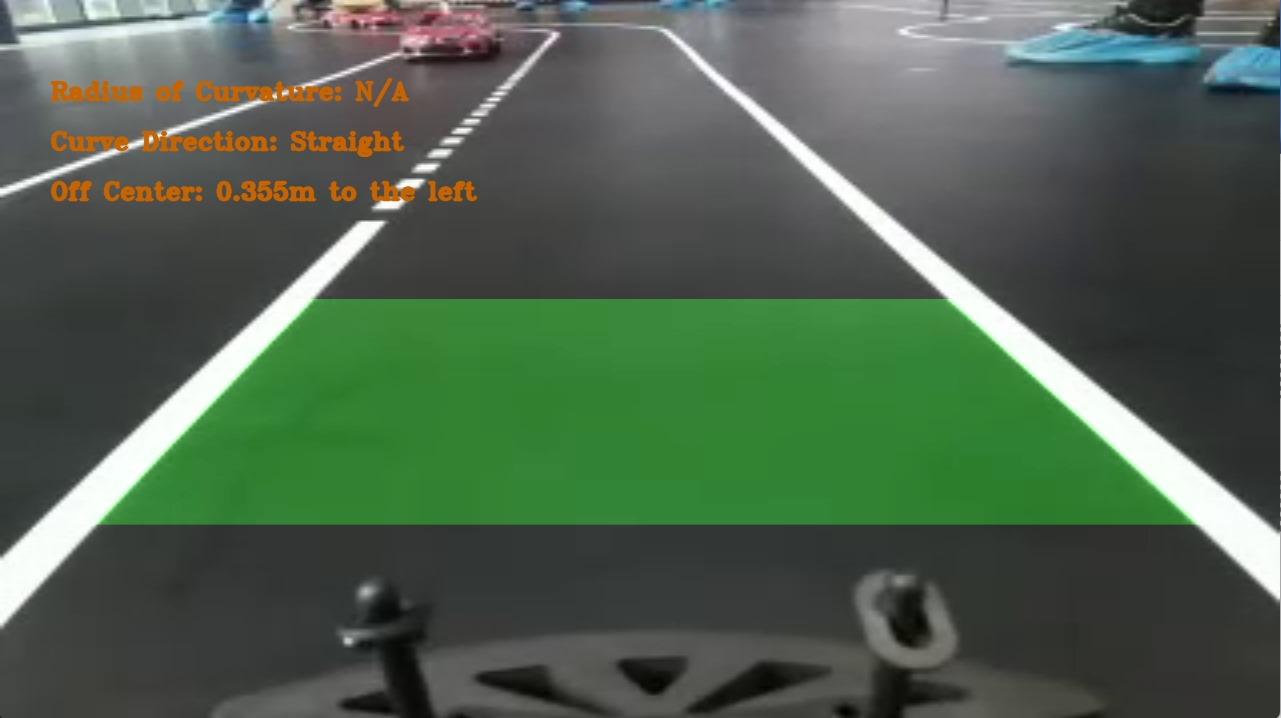
#> input picture resources/line_assist_test/both_lines_visible.jpg, 1281 x 718 px, given in place of test3.avi, which was not available
$ python laneDetection.py
#> lines starting #> are read from the running program, lines starting #| are printed output that depends on the picture; after the words box and inside, x2 and y2 are one past the last pixel; in counts of white or black regions, pixels touching at a corner belong together; pictures that were not available may be replaced by others from this repository, and a replacement may not be noted
################################################################################
######## LANE DETECTION PROJECT ################################################
################################################################################
# BY:           CAN OZCIVELEK
# DATE:         DECEMBER 2018
#
# DESCRIPTION:  THIS  PROJECT WAS CREATED  TO DEMONSTRATE HOW  A  LANE DETECTION
#               SYSTEM WORKS  ON CARS EQUIPPED WITH A FRONT  FACING CAMERA. WITH
#               THE HELP OF OPENCV LIBRARIES IT IS POSSIBLE TO DESIGN ALGORITHMS
#               THAT CAN  IDENTIFY LANE LINES, AND PREDICT STEERING ANGLES, ALSO
#               WARN  DRIVERS  IF THE CAR IS  DRIFTING  AWAY FROM  CURRENT LANE.
################################################################################
import base64

# IMPORT NECESSARY LIBRARIES
import cv2 as cv
import numpy as np
import os
from scipy import optimize
from matplotlib import pyplot as plt, cm, colors

# Defining variables to hold meter-to-pixel conversion
ym_per_pix = 0.8 / 360
# Standard lane width is 0.35 meters divided by lane width in pixels which is
# calculated to be approximately 360 pixels not to be confused with frame height
xm_per_pix = 0.35 / 360
wheel_position = 0

# Get path to the current working directory
CWD_PATH = os.getcwd()


################################################################################
######## START - FUNCTIONS TO PERFORM IMAGE PROCESSING #########################
################################################################################

################################################################################
#### START - FUNCTION TO READ AN INPUT IMAGE ###################################
def readVideo():
    # Read input video from current working directory
    inpImage = cv.VideoCapture(os.path.join(CWD_PATH, 'resources/curba+semne/test3.avi'))

    return inpImage


#### END - FUNCTION TO READ AN INPUT IMAGE #####################################
################################################################################


################################################################################
#### START - FUNCTION TO PROCESS IMAGE #########################################
def processImage(inpImage):
    # Apply HLS color filtering to filter out white lane lines
    hls = cv.cvtColor(inpImage, cv.COLOR_BGR2HLS)
    lower_white = np.array([0, 160, 10])
    upper_white = np.array([255, 255, 255])
    mask = cv.inRange(inpImage, lower_white, upper_white)
    hls_result = cv.bitwise_and(inpImage, inpImage, mask=mask)

    # Convert image to grayscale, apply threshold, blur & extract edges
    gray = cv.cvtColor(hls_result, cv.COLOR_BGR2GRAY)
    ret, thresh = cv.threshold(gray, 200, 255, cv.THRESH_BINARY)
    blur = cv.GaussianBlur(thresh, (3, 3), 0)
    canny = cv.Canny(blur, 40, 60)

    # [8 lines of commented-out code are left out]

    return inpImage, hls_result, gray, thresh, blur, canny


#### END - FUNCTION TO PROCESS IMAGE ###########################################
################################################################################


################################################################################
#### START - FUNCTION TO APPLY PERSPECTIVE WARP ################################
def perspectiveWarp(inpImage):
    # Get image size
    img_size = (inpImage.shape[1], inpImage.shape[0])

    # Perspective points to be warped
    src = np.float32([[140, 100],
                      [340, 100],
                      [0, 360],
                      [480, 360]])

    # Window to be shown
    dst = np.float32([[75, 0],
                      [450, 0],
                      [75, 355],
                      [450, 355]])


    # Matrix to warp the image for birdseye window
    matrix = cv.getPerspectiveTransform(src, dst)
    # Inverse matrix to unwarp the image for final window
    minv = cv.getPerspectiveTransform(dst, src)
    birdseye = cv.warpPerspective(inpImage, matrix, img_size)

    # Get the birdseye window dimensions
    height, width = birdseye.shape[:2]

    # Divide the birdseye view into 2 halves to separate left & right lanes
    birdseyeLeft = birdseye[0:height, 0:width // 2]
    birdseyeRight = birdseye[0:height, width // 2:width]

    # Display birdseye view image
    # cv.imshow("Birdseye", birdseye)
    # cv.imshow("Birdseye Left", birdseyeLeft)
    # cv.imshow("Birdseye Right", birdseyeRight)

    return birdseye, birdseyeLeft, birdseyeRight, minv


#### END - FUNCTION TO APPLY PERSPECTIVE WARP ##################################
################################################################################


################################################################################
#### START - FUNCTION TO PLOT THE HISTOGRAM OF WARPED IMAGE ####################
def plotHistogram(inpImage):
    histogram = np.sum(inpImage[inpImage.shape[0] // 2:, :], axis=0)

    midpoint = int(histogram.shape[0] / 2)
    leftxBase = np.argmax(histogram[:midpoint])
    rightxBase = np.argmax(histogram[midpoint:]) + midpoint

    plt.xlabel("Image X Coordinates")
    plt.ylabel("Number of White Pixels")

    # Return histogram and x-coordinates of left & right lanes to calculate
    # lane width in pixels
    return histogram, leftxBase, rightxBase


#### END - FUNCTION TO PLOT THE HISTOGRAM OF WARPED IMAGE ######################
################################################################################


################################################################################
#### START - APPLY SLIDING WINDOW METHOD TO DETECT CURVES ######################
def slide_window_search(binary_warped, histogram):
    # Find the start of left and right lane lines using histogram info
    out_img = np.dstack((binary_warped, binary_warped, binary_warped)) * 255
    midpoint = int(histogram.shape[0] / 2)
    leftx_base = np.argmax(histogram[:midpoint])
    rightx_base = np.argmax(histogram[midpoint:]) + midpoint

    # A total of 9 windows will be used
    nwindows = 9
    window_height = int(binary_warped.shape[0] / nwindows)
    nonzero = binary_warped.nonzero()
    nonzeroy = np.array(nonzero[0])
    nonzerox = np.array(nonzero[1])
    leftx_current = leftx_base
    rightx_current = rightx_base
    margin = 100
    minpix = 50
    left_lane_inds = []
    right_lane_inds = []

    #### START - Loop to iterate through windows and search for lane lines #####
    for window in range(nwindows):
        win_y_low = binary_warped.shape[0] - (window + 1) * window_height
        win_y_high = binary_warped.shape[0] - window * window_height
        win_xleft_low = leftx_current - margin
        win_xleft_high = leftx_current + margin
        win_xright_low = rightx_current - margin
        win_xright_high = rightx_current + margin
        cv.rectangle(out_img, (win_xleft_low, win_y_low), (win_xleft_high, win_y_high),
                      (0, 255, 0), 2)
        cv.rectangle(out_img, (win_xright_low, win_y_low), (win_xright_high, win_y_high),
                      (0, 255, 0), 2)
        good_left_inds = ((nonzeroy >= win_y_low) & (nonzeroy < win_y_high) &
                          (nonzerox >= win_xleft_low) & (nonzerox < win_xleft_high)).nonzero()[0]
        good_right_inds = ((nonzeroy >= win_y_low) & (nonzeroy < win_y_high) &
                           (nonzerox >= win_xright_low) & (nonzerox < win_xright_high)).nonzero()[0]
        left_lane_inds.append(good_left_inds)
        right_lane_inds.append(good_right_inds)
        if len(good_left_inds) > minpix:
            leftx_current = int(np.mean(nonzerox[good_left_inds]))
        if len(good_right_inds) > minpix:
            rightx_current = int(np.mean(nonzerox[good_right_inds]))
    #### END - Loop to iterate through windows and search for lane lines #######

    left_lane_inds = np.concatenate(left_lane_inds)
    right_lane_inds = np.concatenate(right_lane_inds)

    leftx = nonzerox[left_lane_inds]
    lefty = nonzeroy[left_lane_inds]
    rightx = nonzerox[right_lane_inds]
    righty = nonzeroy[right_lane_inds]

    # Apply 2nd degree polynomial fit to fit curves
    left_fit = np.polyfit(lefty, leftx, 2)
    right_fit = np.polyfit(righty, rightx, 2)

    ploty = np.linspace(0, binary_warped.shape[0] - 1, binary_warped.shape[0])
    left_fitx = left_fit[0] * ploty ** 2 + left_fit[1] * ploty + left_fit[2]
    right_fitx = right_fit[0] * ploty ** 2 + right_fit[1] * ploty + right_fit[2]

    ltx = np.trunc(left_fitx)
    rtx = np.trunc(right_fitx)
    plt.plot(right_fitx)
    # plt.show()

    out_img[nonzeroy[left_lane_inds], nonzerox[left_lane_inds]] = [255, 0, 0]
    out_img[nonzeroy[right_lane_inds], nonzerox[right_lane_inds]] = [0, 0, 255]

    plt.imshow(out_img)
    plt.plot(left_fitx, ploty, color='yellow')
    plt.plot(right_fitx, ploty, color='pink')
    plt.xlim(0, 480)
    plt.ylim(360, 0)

    return ploty, left_fit, right_fit, ltx, rtx


#### END - APPLY SLIDING WINDOW METHOD TO DETECT CURVES ########################
################################################################################


################################################################################
#### START - APPLY GENERAL SEARCH METHOD TO DETECT CURVES ######################
# [126 lines left out: functions general_search, measure_lane_curvature, draw_lane_lines, not called in this run]


#### END - FUNCTION TO VISUALLY SHOW DETECTED LANES AREA #######################
################################################################################


#### START - FUNCTION TO CALCULATE DEVIATION FROM LANE CENTER ##################
################################################################################
def offCenter(meanPts, inpFrame):
    # Calculating deviation in meters
    mpts = meanPts[-1][-1][-2].astype(int)
    pixelDeviation = inpFrame.shape[1] / 2 - abs(mpts)
    deviation = pixelDeviation * xm_per_pix
    direction = "left" if deviation < 0 else "right"

    return deviation, direction


################################################################################
#### END - FUNCTION TO CALCULATE DEVIATION FROM LANE CENTER ####################


################################################################################
#### START - FUNCTION TO ADD INFO TEXT TO FINAL IMAGE ##########################
def addText(img,
            # radius, direction,
            # deviation, devDirection,
            current_wheel_position):
    # Add the radius and center position to the image
    font = cv.FONT_HERSHEY_TRIPLEX
    text2 = "Wheel position: " + str(current_wheel_position)

    # [10 lines of commented-out code are left out]
    cv.putText(img, text2, (50, 25), font, 0.5, (0, 0, 255), 1, cv.LINE_AA)

    # Deviation
    # deviation_text = 'Off Center: ' + str(round(abs(deviation), 3)) + 'm' + ' to the ' + devDirection
    # cv.putText(img, deviation_text, (50, 175), cv.FONT_HERSHEY_TRIPLEX, 0.5, (0, 0, 255), 1, cv.LINE_AA)

    return img


#### END - FUNCTION TO ADD INFO TEXT TO FINAL IMAGE ############################
################################################################################

################################################################################
######## END - FUNCTIONS TO PERFORM IMAGE PROCESSING ###########################
################################################################################

################################################################################
################################################################################
################################################################################
################################################################################

# [125 lines left out: functions plotHistogramLeft, slide_window_search_left, general_search_left, offCenterLeftLane, not called in this run]


def get_wheel_position(frame, previous_position, max_wheel_angle):
    """
    Calculates the next wheel angle base on position off axis
    Args:
        frame: 480x360 resolution frame
        previous_position: previous position of the wheels
        max_wheel_angle: maximum angle of the wheels
    Returns:
        wheel angle in degrees, 0 meaning straight, +n meaning right, -n meaning left
    """
    try:
        frame = cv.resize(frame, (480, 360))

        # cv.imshow('frame', frame)

        # Apply perspective warping by calling the "perspectiveWarp()" function
        # Then assign it to the variable called (birdView)
        # Provide this function with:
        # 1- an image to apply perspective warping (frame)
        birdView, birdViewL, birdViewR, minverse = perspectiveWarp(frame)

        # Apply image processing by calling the "processImage()" function
        # Then assign their respective variables (img, hls, grayscale, thresh, blur, canny)
        # Provide this function with:
        # 1- an already perspective warped image to process (birdView)
        img, hls, grayscale, thresh, blur, canny = processImage(birdView)
        imgL, hlsL, grayscaleL, threshL, blurL, cannyL = processImage(birdViewL)
        imgR, hlsR, grayscaleR, threshR, blurR, cannyR = processImage(birdViewR)

        cv.imshow("thresh", thresh)

        # Plot and display the histogram by calling the "get_histogram()" function
        # Provide this function with:
        # 1- an image to calculate histogram on (thresh)
        hist, leftBase, rightBase = plotHistogram(thresh)
        # [4 lines of commented-out code are left out]

        ploty, left_fit, right_fit, left_fitx, right_fitx = slide_window_search(thresh, hist)
        # plt.plot(left_fit)
        # plt.show()

        mean_x = np.mean((left_fitx, right_fitx), axis=0)
        meanPts = np.array([np.flipud(np.transpose(np.vstack([mean_x, ploty])))])

        # draw_info = general_search(thresh, left_fit, right_fit)
        # # plt.show()
        #
        # curveRad, curveDir = measure_lane_curvature(ploty, left_fitx, right_fitx)
        #
        #
        # # Filling the area of detected lanes with green
        # meanPts, result = draw_lane_lines(frame, thresh, minverse, draw_info)
        # cv.waitKey(0)

        thresh_height = thresh.shape[0]
        threshL_bottom_half = threshL[thresh_height // 2:, :]
        threshR_bottom_half = threshR[thresh_height // 2:, :]


        # HAPPY CASE BOTH LINES ARE VISIBLE
        if np.sum(threshL_bottom_half) / 255 >= 1000 and np.sum(threshR_bottom_half) / 255 >= 1000:
            print("both lanes")
            deviation, directionDev = offCenter(meanPts, frame)

            max_deviation_meters = 0.35
            # Map deviation to the range [-max_deviation, max_deviation]
            normalized_deviation = deviation / max_deviation_meters

            # Map normalized deviation to wheel angle range [-max_wheel_angle, max_wheel_angle]
            wheel_angle = normalized_deviation * max_wheel_angle * -1

            # Ensures that wheel_angle stays within the range of -max_wheel_angle to max_wheel_angle
            wheel_angle = max(-max_wheel_angle, min(wheel_angle, max_wheel_angle))

            return wheel_angle
        # if LeftBirdView has less than 1 000 piexels means left line doesn't exist
        elif np.sum(threshL_bottom_half) / 255 < 1000:
            print("left lane")
            # wheel_angle = offCenterLeftLane(frame, threshL, minverse)
            return -max_wheel_angle
        elif np.sum(threshR_bottom_half) / 255 < 1000:
            print("right lane")
            return max_wheel_angle
        else:
            print("No lanes")
            return previous_position
    except Exception as error:
        print(error)
        return previous_position


################################################################################
######## START - MAIN FUNCTION #################################################
################################################################################

# Read the input image
image = readVideo()

################################################################################
#### START - LOOP TO PLAY THE INPUT IMAGE ######################################
while True:
    try:

        ret, frame = image.read()
#> frame is the input picture: shape (718, 1281, 3); mean B, G, R 78.8, 97.5, 79.6
        # Check if frame is read correctly
        if not ret:
            print("Error: Unable to read frame.")
            exit(0)

        # frame = cv.imread("resources/testing_images/right_line.jpg", cv.IMREAD_COLOR)
        frame = cv.resize(frame, (480, 360))
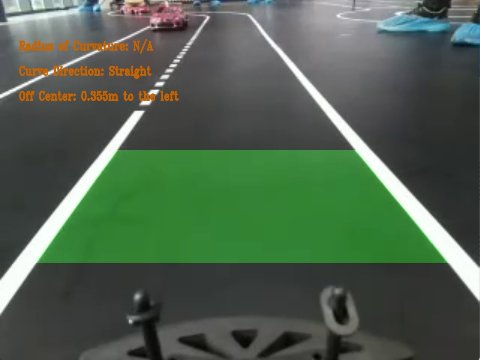
#> frame: shape (360, 480, 3); mean B, G, R 78.7, 97.4, 79.5

        cv.imshow('original image', frame)

        wheel_position = get_wheel_position(frame, wheel_position, 30)
#> in perspectiveWarp, `birdseye = cv.warpPerspective(inpImage, matrix, img_size)`:
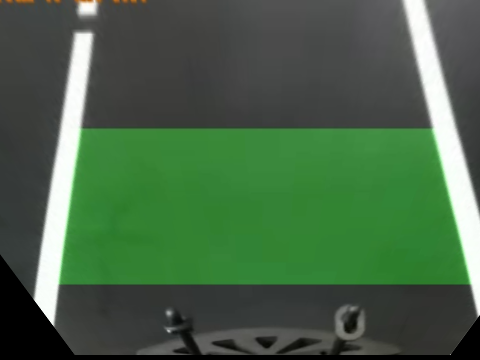
#> birdseye: shape (360, 480, 3); mean of channels 0, 1, 2 71.5, 100.1, 71.4; drawn as B, G, R
#> in perspectiveWarp, `birdseyeLeft = birdseye[0:height, 0:width // 2]`:
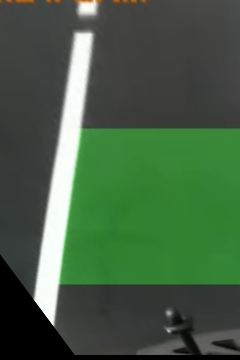
#> birdseyeLeft: shape (360, 240, 3); mean of channels 0, 1, 2 68.4, 94.4, 68.9; drawn as B, G, R
#> in perspectiveWarp, `birdseyeRight = birdseye[0:height, width // 2:width]`:
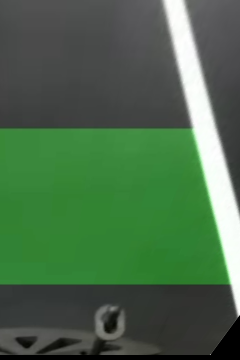
#> birdseyeRight: shape (360, 240, 3); mean of channels 0, 1, 2 74.6, 105.8, 73.9; drawn as B, G, R
#> in get_wheel_position, `birdView, birdViewL, birdViewR, minverse = perspectiveWarp(frame)`: minverse = [[0.533, -0.394, 100], [-2.92e-17, 0.141, 100], [-2.92e-19, -0.00164, 1]]
#> in processImage, `mask = cv.inRange(inpImage, lower_white, upper_white)`:
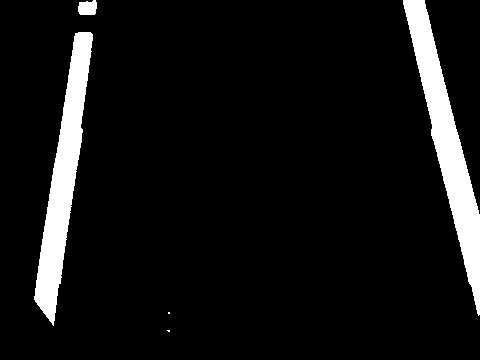
#> mask: shape (360, 480); 7.7% white; 5 white regions (2 under 20 px), largest, box (x1, y1, x2, y2) and area: (403, 0, 480, 316) 6759, (34, 32, 93, 326) 6254, (78, 0, 97, 15) 241
#> in processImage (call 3), `ret, thresh = cv.threshold(gray, 200, 255, cv.THRESH_BINARY)`:
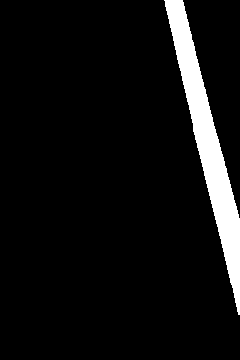
#> thresh: shape (360, 240); 6.9% white; 1 white region, box (x1, y1, x2, y2) and area: (164, 0, 240, 315) 5984
#> in processImage (call 3), `canny = cv.Canny(blur, 40, 60)`:
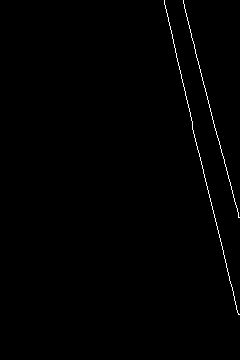
#> canny: shape (360, 240); 0.62% white in thin lines or dots, all inside (x1, y1, x2, y2) = (164, 0, 240, 315)
#> in plotHistogram, `histogram = np.sum(inpImage[inpImage.shape[0] // 2:, :], axis=0)`: histogram = 480 values, max 36975 at index 53, min 0 at index 0, mean 2675.4
#> (the rest of the program and of its run is left out)
